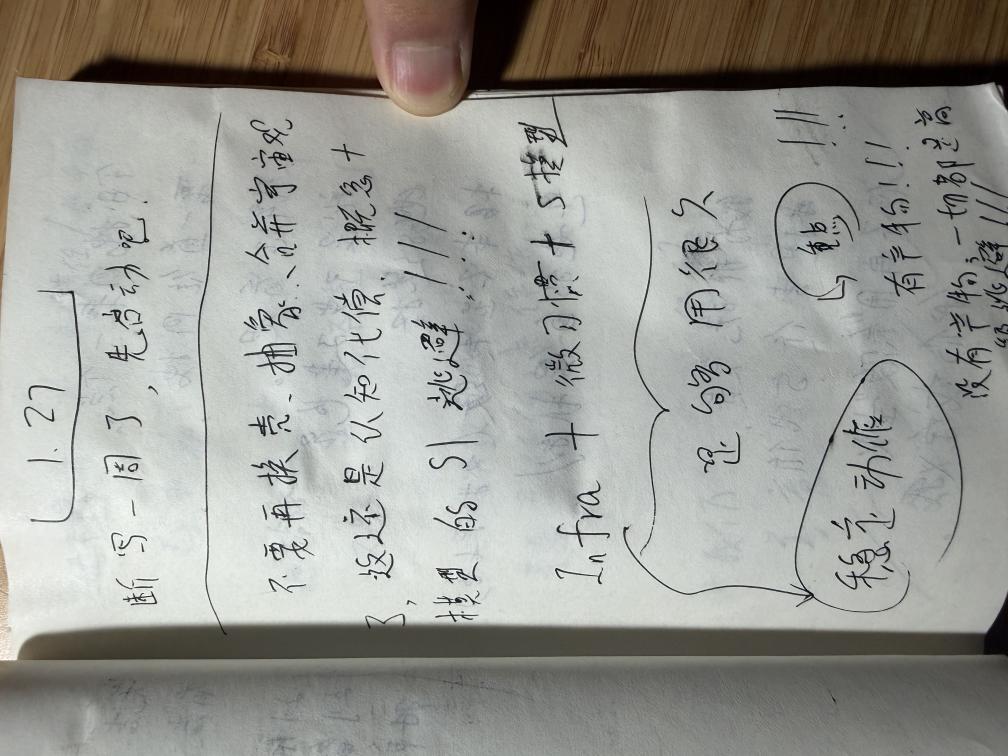
#> input picture handwriting/raw/IMG_2088.jpeg, 4032 x 3024 px (shown at 1/4 size); its folder holds only this picture in this run
$ python process_handwriting.py
#> lines starting #> are read from the running program, lines starting #| are printed output that depends on the picture; after the words box and inside, x2 and y2 are one past the last pixel; in counts of white or black regions, pixels touching at a corner belong together
#!/usr/bin/env python3
from __future__ import annotations

import html
import json
import subprocess
from collections import deque
from pathlib import Path

import numpy as np
from PIL import Image, ImageFilter, ImageOps


ROOT = Path(__file__).resolve().parent
RAW_DIR = ROOT / "raw"
PROCESSED_DIR = ROOT / "processed"
CROPS_DIR = ROOT / "crops"
LINES_DIR = ROOT / "lines"
OUTPUT_DIR = ROOT / "output"

PAGE_MARGIN = 48
BLOCK_MIN_AREA = 4500
BLOCK_MIN_WIDTH = 60
BLOCK_MIN_HEIGHT = 60
MERGE_GAP = 56


def ensure_dirs() -> None:
    for path in (PROCESSED_DIR, CROPS_DIR, LINES_DIR, OUTPUT_DIR):
        path.mkdir(parents=True, exist_ok=True)


def rotate_to_portrait(image: Image.Image) -> Image.Image:
    if image.width > image.height:
        return image.rotate(270, expand=True)
    return image


def otsu_threshold(gray: np.ndarray) -> int:
    hist, _ = np.histogram(gray.ravel(), bins=256, range=(0, 256))
    total = gray.size
    sum_total = np.dot(np.arange(256), hist)
    sum_bg = 0.0
    weight_bg = 0.0
    var_max = -1.0
    threshold = 0
    for idx, count in enumerate(hist):
        weight_bg += count
        if weight_bg == 0:
            continue
        weight_fg = total - weight_bg
        if weight_fg == 0:
            break
        sum_bg += idx * count
        mean_bg = sum_bg / weight_bg
        mean_fg = (sum_total - sum_bg) / weight_fg
        between = weight_bg * weight_fg * ((mean_bg - mean_fg) ** 2)
        if between > var_max:
            var_max = between
            threshold = idx
    return threshold


def detect_page_bbox(gray: np.ndarray) -> tuple[int, int, int, int]:
    mask = gray > 150
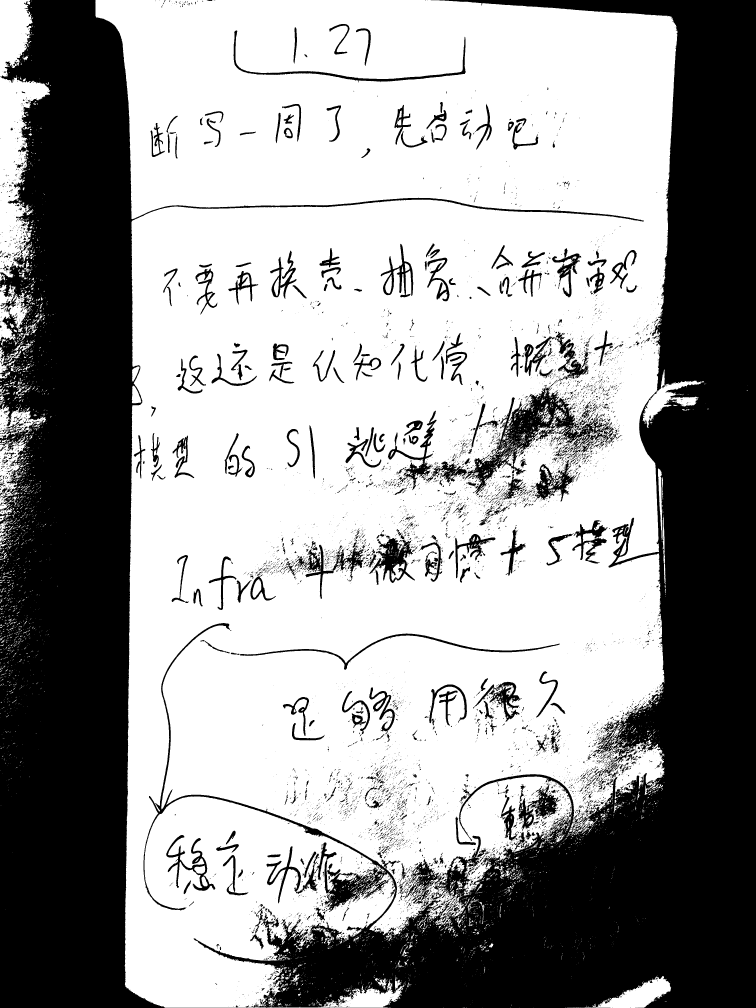
#> mask: shape (4032, 3024) bool (shown at 1/4 size); 60.7% white; 8663 black regions (7408 under 20 px), largest, box (x1, y1, x2, y2) and area: (0, 0, 3024, 4032) 4302662, (1704, 1520, 2456, 1977) 58712, (1477, 2143, 1672, 2332) 12822
    ys, xs = np.where(mask)
    if len(xs) == 0 or len(ys) == 0:
        return 0, 0, gray.shape[1], gray.shape[0]
    x0 = max(int(xs.min()) - PAGE_MARGIN, 0)
#> x0 = 0
    y0 = max(int(ys.min()) - PAGE_MARGIN, 0)
#> y0 = 0
    x1 = min(int(xs.max()) + PAGE_MARGIN, gray.shape[1])
#> x1 = 3024
    y1 = min(int(ys.max()) + PAGE_MARGIN, gray.shape[0])
#> y1 = 4032
    return x0, y0, x1, y1


def preprocess_image(path: Path) -> tuple[Image.Image, Image.Image]:
    image = Image.open(path).convert("L")
    image = rotate_to_portrait(image)
    gray = np.array(image)
    x0, y0, x1, y1 = detect_page_bbox(gray)
#> x0 = 0; y0 = 0; x1 = 3024; y1 = 4032
    image = image.crop((x0, y0, x1, y1))
    image = ImageOps.autocontrast(image, cutoff=2)
#> image: PIL image 3024x4032 L
    blur = image.filter(ImageFilter.GaussianBlur(18))
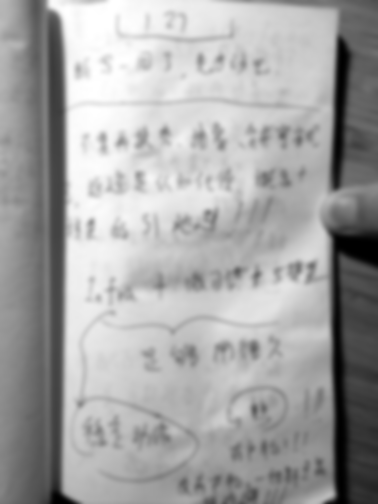
#> blur: PIL image 3024x4032 L (shown at 1/8 size); min 0, max 255, mean 164.8
    image_arr = np.array(image, dtype=np.float32)
    blur_arr = np.array(blur, dtype=np.float32)
    blur_arr[blur_arr < 1] = 1
    flat_arr = np.clip((image_arr / blur_arr) * 255.0, 0, 255).astype(np.uint8)
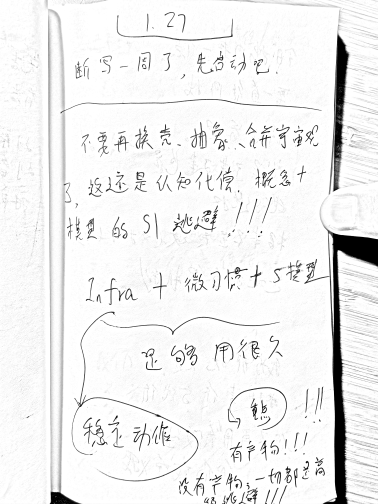
#> flat_arr: shape (4032, 3024) (shown at 1/8 size); min 0, max 255, mean 238.6
    flat = Image.fromarray(flat_arr, mode="L")
    flat = ImageOps.autocontrast(flat, cutoff=1)
    arr = np.array(flat)
    threshold = otsu_threshold(arr)
#> in otsu_threshold, `hist, _ = np.histogram(gray.ravel(), bins=256, range=(0, 256))`: hist = 256 values, max 7654600 at index 255, min 0 at index 254, mean 47628
#> in otsu_threshold, `sum_total = np.dot(np.arange(256), hist)`: sum_total = 2909491426
#> the loop in otsu_threshold, `for idx, count in enumerate(hist):` made 256 passes
#> (count, weight_bg, weight_fg, sum_bg, mean_bg, mean_fg, var_max) on passes 1 to 8: (244531, 244531, 11948237, 0, 0, 243.5, 1.73e+17), (1327, 245858, 11946910, 1327, 0.0054, 243.5, 1.74e+17), (1624, 247482, 11945286, 4575, 0.0185, 243.6, 1.75e+17), (1739, 249221, 11943547, 9792, 0.0393, 243.6, 1.77e+17), (2121, 251342, 11941426, 18276, 0.0727, 243.6, 1.78e+17), (2440, 253782, 11938986, 30476, 0.12, 243.7, 1.8e+17), (2633, 256415, 11936353, 46274, 0.18, 243.7, 1.82e+17), (2662, 259077, 11933691, 64908, 0.251, 243.8, 1.83e+17)
    binary = np.where(arr < threshold, 0, 255).astype(np.uint8)
#> binary: shape (4032, 3024); 94.7% white; 1271 black regions (891 under 20 px), largest, box (x1, y1, x2, y2) and area: (2435, 1807, 3024, 4032) 216283, (2631, 205, 2793, 1557) 85643, (574, 2493, 1587, 3851) 20140
    bw = Image.fromarray(binary, mode="L").filter(ImageFilter.MedianFilter(size=3))
#> bw: PIL image 3024x4032 L; 94.7% white; 619 black regions (244 under 20 px), largest, box (x1, y1, x2, y2) and area: (2435, 1810, 3024, 4032) 216369, (2631, 246, 2792, 1557) 86124, (574, 2493, 1587, 3851) 20110
    return image, bw


def connected_components(binary: np.ndarray) -> list[tuple[int, int, int, int]]:
    height, width = binary.shape
    visited = np.zeros((height, width), dtype=bool)
    boxes: list[tuple[int, int, int, int]] = []
    ink = binary == 0
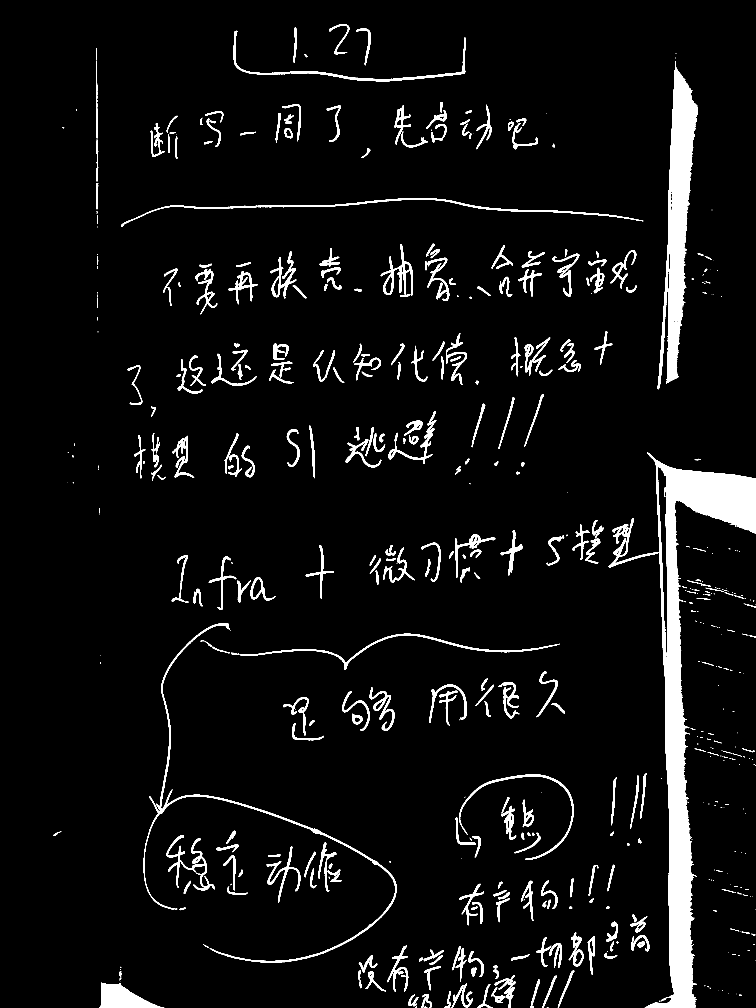
#> ink: shape (4032, 3024) bool (shown at 1/4 size); 5.3% white; 619 white regions (244 under 20 px), largest, box (x1, y1, x2, y2) and area: (2435, 1810, 3024, 4032) 216369, (2631, 246, 2792, 1557) 86124, (574, 2493, 1587, 3851) 20110
    for y in range(height):
        for x in range(width):
            if visited[y, x] or not ink[y, x]:
                continue
            queue: deque[tuple[int, int]] = deque([(x, y)])
            visited[y, x] = True
            min_x = max_x = x
            min_y = max_y = y
            area = 0
            while queue:
                cx, cy = queue.popleft()
                area += 1
                min_x = min(min_x, cx)
                max_x = max(max_x, cx)
                min_y = min(min_y, cy)
                max_y = max(max_y, cy)
                for nx, ny in (
                    (cx - 1, cy),
                    (cx + 1, cy),
                    (cx, cy - 1),
                    (cx, cy + 1),
                    (cx - 1, cy - 1),
                    (cx + 1, cy - 1),
                    (cx - 1, cy + 1),
                    (cx + 1, cy + 1),
                ):
                    if 0 <= nx < width and 0 <= ny < height and not visited[ny, nx] and ink[ny, nx]:
                        visited[ny, nx] = True
                        queue.append((nx, ny))
            box_w = max_x - min_x + 1
            box_h = max_y - min_y + 1
            if area >= BLOCK_MIN_AREA and box_w >= BLOCK_MIN_WIDTH and box_h >= BLOCK_MIN_HEIGHT:
                boxes.append((min_x, min_y, max_x + 1, max_y + 1))
    return boxes


def merge_boxes(boxes: list[tuple[int, int, int, int]]) -> list[tuple[int, int, int, int]]:
    merged: list[list[int]] = []
    for box in sorted(boxes, key=lambda item: (item[1], item[0])):
        x0, y0, x1, y1 = box
        matched = False
        for current in merged:
            cx0, cy0, cx1, cy1 = current
            overlap_x = not (x0 > cx1 + MERGE_GAP or x1 < cx0 - MERGE_GAP)
            overlap_y = not (y0 > cy1 + MERGE_GAP or y1 < cy0 - MERGE_GAP)
            if overlap_x and overlap_y:
                current[0] = min(cx0, x0)
                current[1] = min(cy0, y0)
                current[2] = max(cx1, x1)
                current[3] = max(cy1, y1)
                matched = True
                break
        if not matched:
            merged.append([x0, y0, x1, y1])
#> this loop made 12 passes
#> box on passes 1 to 8: (935, 123, 1862, 326), (2631, 246, 2792, 1557), (485, 792, 2573, 907), (1523, 976, 1652, 1188), (1081, 1004, 1185, 1194), (1553, 1644, 1745, 1856), (2435, 1810, 3024, 4032), (574, 2493, 1587, 3851)
    return [tuple(item) for item in merged]


# [15 lines left out: function save_contact_sheet, not called in this run]


def run_tesseract(path: Path) -> str:
    try:
        result = subprocess.run(
            ["tesseract", str(path), "stdout", "-l", "chi_sim", "--psm", "7"],
            check=True,
            capture_output=True,
            text=True,
        )
        text = " ".join(line.strip() for line in result.stdout.splitlines()).strip()
        return text
    except Exception:
        return ""


def extract_line_boxes(binary: np.ndarray) -> list[tuple[int, int, int, int]]:
    height, width = binary.shape
    ink_counts = np.sum(binary == 0, axis=1)
    active = ink_counts > max(18, width // 120)
    bands: list[tuple[int, int]] = []
    start = None
    for idx, flag in enumerate(active):
        if flag and start is None:
            start = idx
        elif not flag and start is not None:
            if idx - start >= 18:
                bands.append((start, idx))
            start = None
    if start is not None and height - start >= 18:
        bands.append((start, height))

    boxes: list[tuple[int, int, int, int]] = []
    for y0, y1 in bands:
        row_slice = binary[y0:y1, :]
        col_counts = np.sum(row_slice == 0, axis=0)
        xs = np.where(col_counts > 2)[0]
        if len(xs) == 0:
            continue
        x0 = max(int(xs.min()) - 12, 0)
        x1 = min(int(xs.max()) + 12, width)
        boxes.append((x0, max(y0 - 10, 0), x1, min(y1 + 10, height)))
    return boxes


# [116 lines left out: function build_preview_html, not called in this run]


def process() -> None:
    ensure_dirs()
    manifest: dict[str, dict[str, object]] = {"pages": {}}
    crop_paths: list[Path] = []

    for image_path in sorted(RAW_DIR.glob("*.jp*g")):
        clean, bw = preprocess_image(image_path)
        processed_name = image_path.stem
        clean_path = PROCESSED_DIR / f"{processed_name}_clean.png"
        bw_path = PROCESSED_DIR / f"{processed_name}_bw.png"
        clean.save(clean_path)
        bw.save(bw_path)

        boxes = merge_boxes(connected_components(np.array(bw)))
        page_crops: list[str] = []
        for idx, (x0, y0, x1, y1) in enumerate(boxes, start=1):
            pad = 18
            crop = bw.crop(
                (
                    max(x0 - pad, 0),
                    max(y0 - pad, 0),
                    min(x1 + pad, bw.width),
                    min(y1 + pad, bw.height),
                )
            )
            crop_path = CROPS_DIR / f"{processed_name}_crop_{idx:02d}.png"
            crop.save(crop_path)
            crop_paths.append(crop_path)
            page_crops.append(str(crop_path.relative_to(ROOT)))
#> this loop made 9 passes
#> pass 1, in process, `crop = bw.crop( ( max(x0 - pad, 0), max(y0 - pad, 0), min(x1 + pad, bw..`:
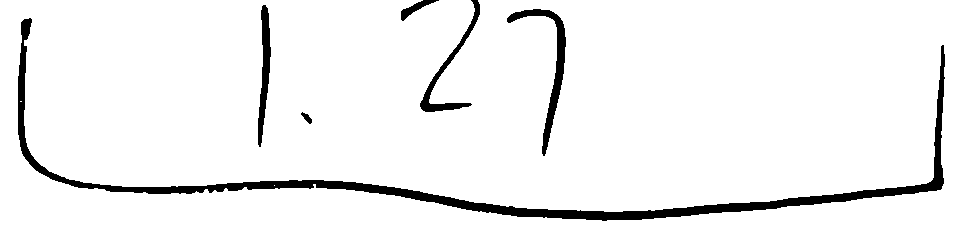
#> crop: PIL image 963x239 L; 94.6% white; 6 black regions, box (x1, y1, x2, y2) and area: (18, 18, 945, 221) 8859, (507, 9, 566, 156) 1379, (420, 0, 480, 112) 935, (258, 5, 271, 147) 933, (401, 0, 439, 21) 241, (301, 112, 312, 124) 62
#> after the loop:
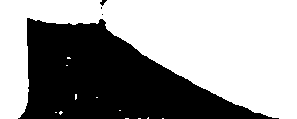
#> crop: PIL image 297x119 L; 59.5% white; 4 black regions (2 under 20 px), largest, box (x1, y1, x2, y2) and area: (18, 18, 279, 119) 14289, (100, 0, 107, 6) 22

        line_entries: list[dict[str, str]] = []
        for idx, (x0, y0, x1, y1) in enumerate(extract_line_boxes(np.array(bw)), start=1):
            line = bw.crop((x0, y0, x1, y1))
            line_path = LINES_DIR / f"{processed_name}_line_{idx:02d}.png"
            line.save(line_path)
            line_entries.append(
                {
                    "id": f"{processed_name}_line_{idx:02d}",
                    "path": str(line_path.relative_to(ROOT)),
                    "ocr": run_tesseract(line_path),
                }
            )
#> this loop made 1 pass
#> (idx, x0, y0, x1, y1) on pass 1: (1, 926, 103, 1494, 155)
#> pass 1, in process, `line = bw.crop((x0, y0, x1, y1))`:
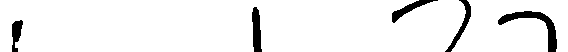
#> line: PIL image 568x52 L; 94.2% white; 5 black regions, box (x1, y1, x2, y2) and area: (498, 11, 557, 52) 604, (252, 7, 262, 52) 331, (445, 0, 471, 52) 292, (392, 0, 438, 23) 277, (12, 20, 23, 52) 220

        manifest["pages"][image_path.name] = {
            "clean": str(clean_path.relative_to(ROOT)),
            "bw": str(bw_path.relative_to(ROOT)),
            "crop_count": len(page_crops),
            "crops": page_crops,
            "lines": line_entries,
        }

    save_contact_sheet(crop_paths, OUTPUT_DIR / "contact_sheet.png")
    with (OUTPUT_DIR / "manifest.json").open("w", encoding="utf-8") as handle:
        json.dump(manifest, handle, ensure_ascii=False, indent=2)
    build_preview_html(manifest)


if __name__ == "__main__":
    process()
#> (the call stopped at in run_tesseract, `result = subprocess.run( ["tesseract", str(path), "stdout", "-l", "chi..`: subprocess is not available in this run)

$ run again, on handwriting/raw/IMG_2089.jpeg
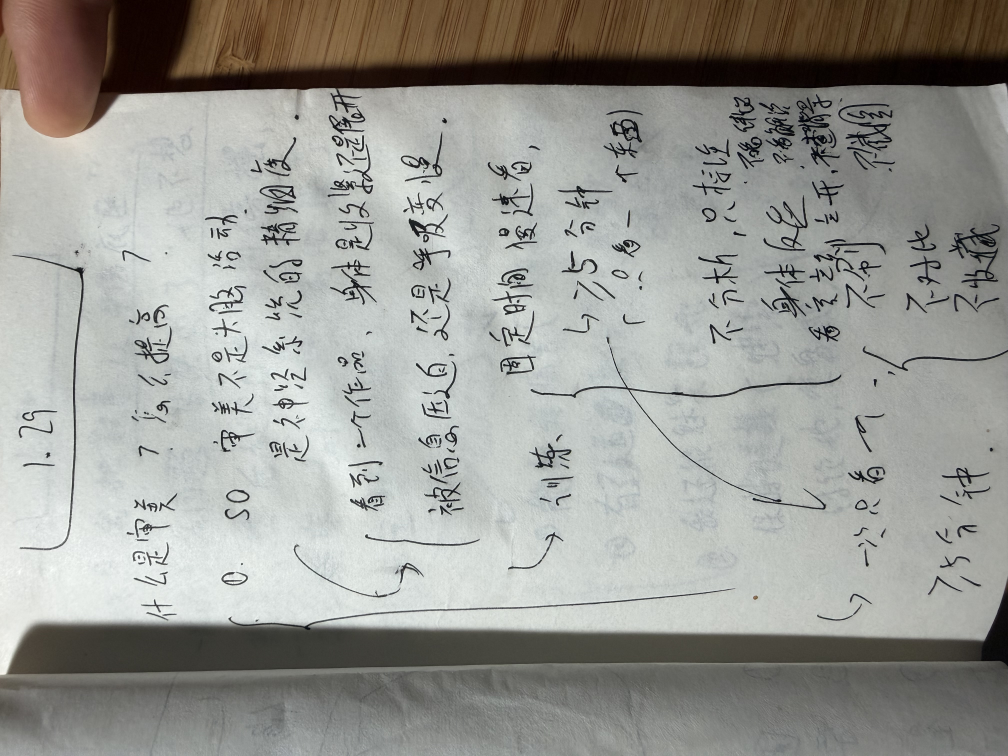
#> input picture handwriting/raw/IMG_2089.jpeg, 4032 x 3024 px (shown at 1/4 size)
#> in detect_page_bbox, `mask = gray > 150`:
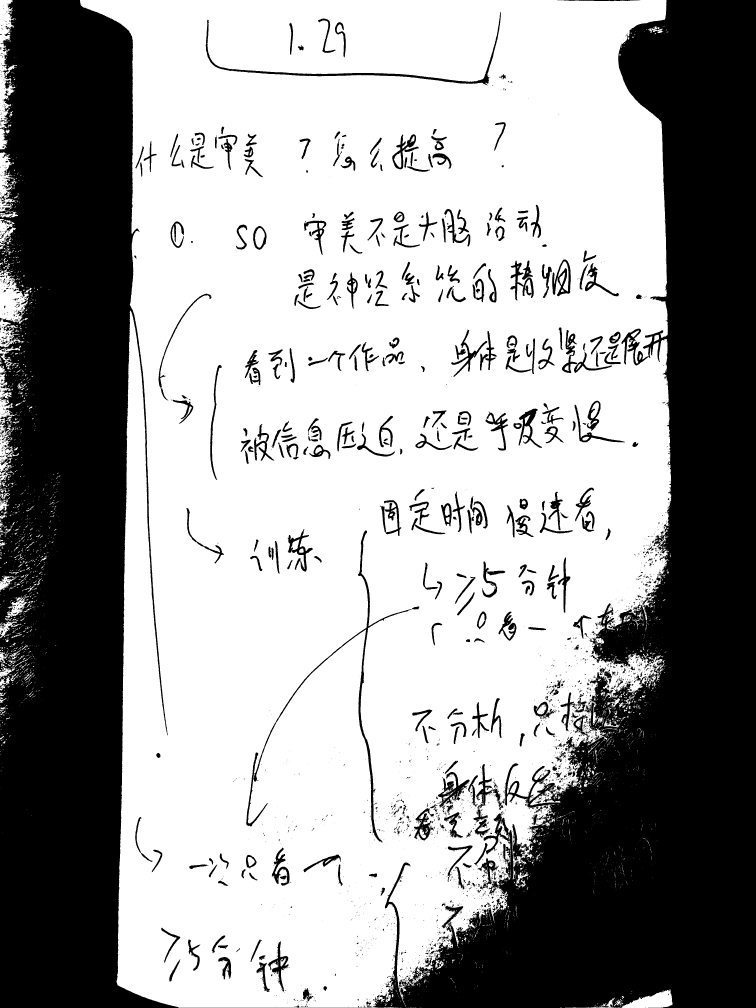
#> mask: shape (4032, 3024) bool (shown at 1/4 size); 61.7% white; 3994 black regions (3284 under 20 px), largest, box (x1, y1, x2, y2) and area: (0, 0, 3024, 4032) 4292627, (1015, 2122, 1677, 3370) 15668, (823, 47, 2004, 342) 12845
#> in detect_page_bbox, `x0 = max(int(xs.min()) - PAGE_MARGIN, 0)`: x0 = 0
#> in detect_page_bbox, `x1 = min(int(xs.max()) + PAGE_MARGIN, gray.shape[1])`: x1 = 2737
#> in detect_page_bbox, `y1 = min(int(ys.max()) + PAGE_MARGIN, gray.shape[0])`: y1 = 4032
#> in preprocess_image, `x0, y0, x1, y1 = detect_page_bbox(gray)`: x0 = 0; x1 = 2737; y1 = 4032
#> hist = 256 values, max 7067025 at index 255, min 0 at index 254, mean 43107.8
#> sum_total = 2636568969
#> the loop in otsu_threshold, `for idx, count in enumerate(hist):` made 256 passes
#> (count, weight_bg, weight_fg, sum_bg, mean_bg, mean_fg, var_max) on passes 1 to 8: (228677, 228677, 10806907, 0, 0, 244, 1.47e+17), (2102, 230779, 10804805, 2102, 0.00911, 244, 1.48e+17), (2743, 233522, 10802062, 7588, 0.0325, 244.1, 1.5e+17), (3609, 237131, 10798453, 18415, 0.0777, 244.2, 1.53e+17), (3135, 240266, 10795318, 30955, 0.129, 244.2, 1.55e+17), (3774, 244040, 10791544, 49825, 0.204, 244.3, 1.57e+17), (3717, 247757, 10787827, 72127, 0.291, 244.4, 1.59e+17), (3901, 251658, 10783926, 99434, 0.395, 244.5, 1.62e+17)
#> binary: shape (4032, 2737); 94.4% white; 862 black regions (417 under 20 px), largest, box (x1, y1, x2, y2) and area: (2639, 396, 2737, 4032) 201719, (357, 3741, 716, 4032) 19130, (1016, 2123, 1644, 3365) 13336
#> bw: PIL image 2737x4032 L; 94.4% white; 594 black regions (143 under 20 px), largest, box (x1, y1, x2, y2) and area: (2644, 396, 2737, 4032) 202084, (358, 3814, 715, 4032) 19123, (1016, 2123, 1642, 3365) 13325
#> the loop in merge_boxes, `for box in sorted(boxes, key=lambda item: (item[1], item[0])):` made 10 passes
#> box on passes 1 to 8: (824, 51, 2003, 335), (2644, 396, 2737, 4032), (504, 914, 670, 2937), (1016, 2123, 1642, 3365), (2031, 3064, 2242, 3230), (2357, 3186, 2634, 3358), (2422, 3353, 2609, 3569), (1540, 3451, 1639, 4032)
#> the loop in process, `for idx, (x0, y0, x1, y1) in enumerate(boxes, start=1):` made 8 passes
#> (x0, y0, x1, y1) on passes 1 to 8: (824, 51, 2003, 335), (2357, 396, 2737, 4032), (504, 914, 670, 2937), (1016, 2123, 1642, 3365), (2031, 3064, 2242, 3230), (1540, 3451, 1639, 4032), (1892, 3794, 2127, 3999), (358, 3814, 715, 4032)
#> the loop in process, `for idx, (x0, y0, x1, y1) in enumerate(extract_line_boxes(np.array(bw)..` made 1 pass
#> (idx, x0, y0, x1, y1) on pass 1: (1, 813, 80, 2011, 183)
#> pass 1, in process, `line = bw.crop((x0, y0, x1, y1))`:
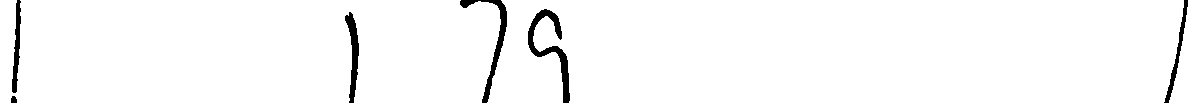
#> line: PIL image 1198x103 L; 97.4% white; 6 black regions, box (x1, y1, x2, y2) and area: (528, 9, 570, 103) 969, (460, 0, 507, 103) 741, (345, 12, 359, 103) 588, (12, 0, 21, 93) 436, (1164, 0, 1188, 103) 425, (11, 96, 17, 103) 36
